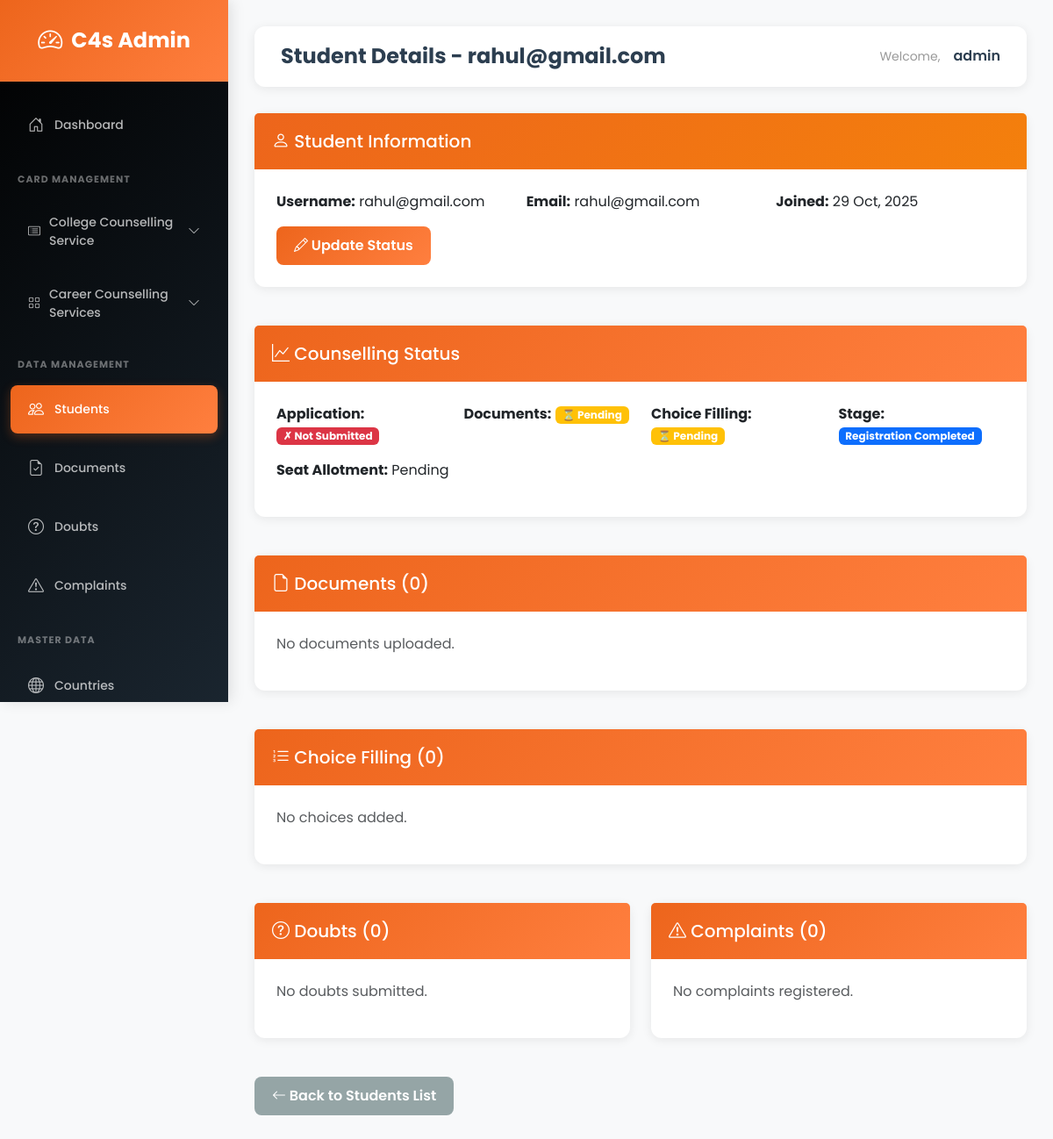
The app's page /admin-dashboard/students/8/ (signed in) with its own data.
### main_app/models.py (models this page shows, shortened)
class CounsellingStatus(models.Model):
    STAGE_CHOICES = [
        ('registration', 'Registration Completed'),
        ('documents_upload', 'Documents Upload in Progress'),
        ('documents_verification', 'Documents Under Verification'),
        ('choice_filling', 'Choice Filling in Progress'),
        ('seat_allotment', 'Waiting for Seat Allotment'),
        ('seat_allocated', 'Seat Allocated'),
        ('admission_completed', 'Admission Completed'),
    ]
    student = models.OneToOneField(User, on_delete=models.CASCADE, related_name='counselling_status')
    application_submitted = models.BooleanField(default=False)
    documents_verified = models.BooleanField(default=False)
    choice_filling_completed = models.BooleanField(default=False)
    seat_allotment_status = models.CharField(max_length=100, default='Pending')
    current_stage = models.CharField(max_length=50, choices=STAGE_CHOICES, default='registration')
    last_updated = models.DateTimeField(auto_now=True)

### main_app/views.py (the view)
@never_cache
@login_required(login_url='main_app:admin_login')
@user_passes_test(is_admin_or_staff, login_url='main_app:user_login')
def admin_student_detail(request, student_id):
    from django.contrib.auth.models import User
    student = get_object_or_404(User, id=student_id, is_staff=False)
    documents = StudentDocument.objects.filter(student=student)
    choices = ChoiceFilling.objects.filter(student=student)
    status, created = CounsellingStatus.objects.get_or_create(student=student)
    doubts = DoubtSession.objects.filter(student=student)
    complaints = Complaint.objects.filter(student=student)
    context = {
        'student': student,
        'documents': documents,
        'choices': choices,
        'status': status,
        'doubts': doubts,
        'complaints': complaints,
    }
    return render(request, 'admin/student_detail.html', context)

### templates/admin/student_detail.html
{% extends 'admin/base.html' %}
{% block page_title %}Student Details - {{ student.username }}{% endblock %}
{% block content %}
<div class="row">
    <div class="col-md-12 mb-4">
        <div class="card">
            <div class="card-header" style="background: linear-gradient(135deg, #ED651C, #F4800C); color: white;">
                <h5 class="mb-0"><i class="bi bi-person"></i> Student Information</h5>
            </div>
            <div class="card-body">
                <div class="row">
                    <div class="col-md-4">
                        <p><strong>Username:</strong> {{ student.username }}</p>
                    </div>
                    <div class="col-md-4">
                        <p><strong>Email:</strong> {{ student.email }}</p>
                    </div>
                    <div class="col-md-4">
                        <p><strong>Joined:</strong> {{ student.date_joined|date:"d M, Y" }}</p>
                    </div>
                </div>
                <a href="{% url 'main_app:admin_update_status' student.id %}" class="btn btn-primary">
                    <i class="bi bi-pencil"></i> Update Status
                </a>
            </div>
        </div>
    </div>
    <div class="col-md-12 mb-4">
        <div class="card">
            <div class="card-header bg-info text-white">
                <h5 class="mb-0"><i class="bi bi-graph-up"></i> Counselling Status</h5>
            </div>
            <div class="card-body">
                <div class="row">
                    <div class="col-md-3">
                        <p><strong>Application:</strong>
                            {% if status.application_submitted %}
                                <span class="badge bg-success">✓ Submitted</span>
                            {% else %}
                                <span class="badge bg-danger">✗ Not Submitted</span>
                            {% endif %}
                        </p>
                    </div>
                    <div class="col-md-3">
                        <p><strong>Documents:</strong>
                            {% if status.documents_verified %}
                                <span class="badge bg-success">✓ Verified</span>
                            {% else %}
                                <span class="badge bg-warning">⏳ Pending</span>
                            {% endif %}
                        </p>
                    </div>
                    <div class="col-md-3">
                        <p><strong>Choice Filling:</strong>
                            {% if status.choice_filling_completed %}
                                <span class="badge bg-success">✓ Completed</span>
                            {% else %}
                                <span class="badge bg-warning">⏳ Pending</span>
                            {% endif %}
                        </p>
                    </div>
                    <div class="col-md-3">
                        <p><strong>Stage:</strong> <span class="badge bg-primary">{{ status.get_current_stage_display }}</span></p>
                    </div>
                </div>
                <p><strong>Seat Allotment:</strong> {{ status.seat_allotment_status }}</p>
            </div>
        </div>
    </div>
    <div class="col-md-12 mb-4">
        <div class="card">
            <div class="card-header bg-warning">
                <h5 class="mb-0"><i class="bi bi-file-earmark"></i> Documents ({{ documents.count }})</h5>
            </div>
            <div class="card-body">
                {% if documents %}
                <div class="table-responsive">
                    <table class="table table-sm">
                        <thead>
                            <tr>
                                <th>Document</th>
                                <th>Uploaded</th>
                                <th>Status</th>
                                <th>Actions</th>
                            </tr>
                        </thead>
                        <tbody>
                            {% for doc in documents %}
                            <tr>
                                <td>{{ doc.get_document_type_display }}</td>
                                <td>{{ doc.uploaded_at|date:"d M, Y" }}</td>
                                <td>
                                    {% if doc.status == 'approved' %}
                                        <span class="badge bg-success">Approved</span>
                                    {% elif doc.status == 'rejected' %}
                                        <span class="badge bg-danger">Rejected</span>
                                    {% else %}
                                        <span class="badge bg-warning">Pending</span>
                                    {% endif %}
                                </td>
                                <td>
                                    <a href="{{ doc.document_file.url }}" target="_blank" class="btn btn-sm btn-primary">View</a>
                                    <a href="{% url 'main_app:admin_document_review' doc.id %}" class="btn btn-sm btn-warning">Review</a>
                                </td>
                            </tr>
                            {% endfor %}
                        </tbody>
                    </table>
                </div>
                {% else %}
                <p class="text-muted">No documents uploaded.</p>
                {% endif %}
            </div>
        </div>
    </div>
    <div class="col-md-12 mb-4">
        <div class="card">
            <div class="card-header bg-success text-white">
                <h5 class="mb-0"><i class="bi bi-list-ol"></i> Choice Filling ({{ choices.count }})</h5>
            </div>
            <div class="card-body">
                {% if choices %}
                <table class="table table-sm">
                    <thead>
                        <tr>
                            <th>Pref #</th>
                            <th>College</th>
                            <th>Course</th>
                        </tr>
                    </thead>
                    <tbody>
                        {% for choice in choices %}
                        <tr>
                            <td><span class="badge bg-primary">{{ choice.preference_number }}</span></td>
                            <td>{{ choice.college_name }}</td>
                            <td>{{ choice.course_name }}</td>
                        </tr>
                        {% endfor %}
                    </tbody>
                </table>
                {% else %}
                <p class="text-muted">No choices added.</p>
                {% endif %}
            </div>
        </div>
    </div>
    <div class="col-md-6 mb-4">
        <div class="card">
            <div class="card-header bg-info text-white">
                <h5 class="mb-0"><i class="bi bi-question-circle"></i> Doubts ({{ doubts.count }})</h5>
            </div>
            <div class="card-body">
                {% if doubts %}
                <ul class="list-group">
                    {% for doubt in doubts %}
                    <li class="list-group-item">
                        <strong>{{ doubt.subject }}</strong>
                        <span class="badge {% if doubt.status == 'resolved' %}bg-success{% else %}bg-warning{% endif %} float-end">
                            {{ doubt.status }}
                        </span>
                        <p class="mb-1 text-muted small">{{ doubt.doubt_description|truncatewords:20 }}</p>
                        <a href="{% url 'main_app:admin_doubt_respond' doubt.id %}" class="btn btn-sm btn-info">Respond</a>
                    </li>
                    {% endfor %}
                </ul>
                {% else %}
                <p class="text-muted">No doubts submitted.</p>
                {% endif %}
            </div>
        </div>
    </div>
    <div class="col-md-6 mb-4">
        <div class="card">
            <div class="card-header bg-danger text-white">
                <h5 class="mb-0"><i class="bi bi-exclamation-triangle"></i> Complaints ({{ complaints.count }})</h5>
            </div>
            <div class="card-body">
                {% if complaints %}
                <ul class="list-group">
                    {% for complaint in complaints %}
                    <li class="list-group-item">
                        <strong>{{ complaint.complaint_subject }}</strong>
                        <span class="badge {% if complaint.status == 'resolved' %}bg-success{% elif complaint.status == 'in_progress' %}bg-info{% else %}bg-warning{% endif %} float-end">
                            {{ complaint.status }}
                        </span>
                        <p class="mb-1 text-muted small">{{ complaint.complaint_description|truncatewords:20 }}</p>
                        <a href="{% url 'main_app:admin_complaint_respond' complaint.id %}" class="btn btn-sm btn-danger">Respond</a>
                    </li>
                    {% endfor %}
                </ul>
                {% else %}
                <p class="text-muted">No complaints registered.</p>
                {% endif %}
            </div>
        </div>
    </div>
</div>
<div class="mb-3">
    <a href="{% url 'main_app:admin_students_list' %}" class="btn btn-secondary">
        <i class="bi bi-arrow-left"></i> Back to Students List
    </a>
</div>
{% endblock %}

### templates/admin/base.html (shortened to what this page needs)
<!DOCTYPE html>
<html lang="en">
<head>
    <link href="https://cdn.jsdelivr.net/npm/bootstrap@5.3.0/dist/css/bootstrap.min.css" rel="stylesheet">
    <link rel="stylesheet" href="https://cdn.jsdelivr.net/npm/bootstrap-icons@1.11.0/font/bootstrap-icons.css">
</head>
<body>
    <div class="sidebar">
        <div class="logo">
            <i class="bi bi-speedometer2"></i>
            <span>C4s Admin</span>
        </div>
        <ul class="nav flex-column mt-3">
            <li class="nav-item">
                <a class="nav-link {% if request.resolver_match.url_name == 'admin_dashboard' %}active{% endif %}"
                    href="{% url 'main_app:admin_dashboard' %}">
                    <i class="bi bi-house-door"></i> Dashboard
                </a>
            </li>
            <li class="nav-section-title">CARD MANAGEMENT</li>
            <li class="nav-item">
                <button class="nav-dropdown" onclick="toggleDropdown(event, 'collegeCards')">
                    <span><i class="bi bi-card-list"></i> College Counselling Service</span>
                    <i class="bi bi-chevron-down"></i>
                </button>
            </li>
            <li class="nav-item">
                <button class="nav-dropdown" onclick="toggleDropdown(event, 'careerServices')">
                    <span><i class="bi bi-grid"></i> Career Counselling Services</span>
                    <i class="bi bi-chevron-down"></i>
                </button>
            </li>
            <li class="nav-section-title">DATA MANAGEMENT</li>
            <li class="nav-item">
                <a class="nav-link {% if 'students' in request.path %}active{% endif %}"
                    href="{% url 'main_app:admin_students_list' %}">
                    <i class="bi bi-people"></i> Students
                </a>
            </li>
            <li class="nav-item">
                <a class="nav-link {% if 'documents' in request.path %}active{% endif %}"
                    href="{% url 'main_app:admin_documents_list' %}">
                    <i class="bi bi-file-earmark-check"></i> Documents
                </a>
            </li>
            <li class="nav-item">
                <a class="nav-link {% if 'doubts' in request.path %}active{% endif %}"
                    href="{% url 'main_app:admin_doubts_list' %}">
                    <i class="bi bi-question-circle"></i> Doubts
                </a>
            </li>
            <li class="nav-item">
                <a class="nav-link {% if 'complaints' in request.path %}active{% endif %}"
                    href="{% url 'main_app:admin_complaints_list' %}">
                    <i class="bi bi-exclamation-triangle"></i> Complaints
                </a>
            </li>
            <li class="nav-section-title">MASTER DATA</li>
            <li class="nav-item">
                <a class="nav-link {% if 'countries' in request.path %}active{% endif %}"
                    href="{% url 'main_app:admin_countries_list' %}">
                    <i class="bi bi-globe"></i> Countries
                </a>
            </li>
        </ul>
    </div>
    <div class="main-content">
        <div class="top-navbar">
            <h4>{% block page_title %}Dashboard{% endblock %}</h4>
            <div class="user-info">
                <span>Welcome,</span>
                <strong>{{ request.user.username }}</strong>
            </div>
        </div>
        {% block content %}{% endblock %}
    </div>
</body>
</html>

### records on screen
CounsellingStatus: current_stage "Registration Completed", seat_allotment_status "Pending"

### other values on screen
{{ student.username }} "rahul@gmail.com"
{{ request.user.username }} "admin"
{{ student.email }} "rahul@gmail.com"
{{ student.date_joined|date:"d M, Y" }} "29 Oct, 2025"
{{ documents.count }} "0"
{{ choices.count }} "0"
{{ doubts.count }} "0"
{{ complaints.count }} "0"
